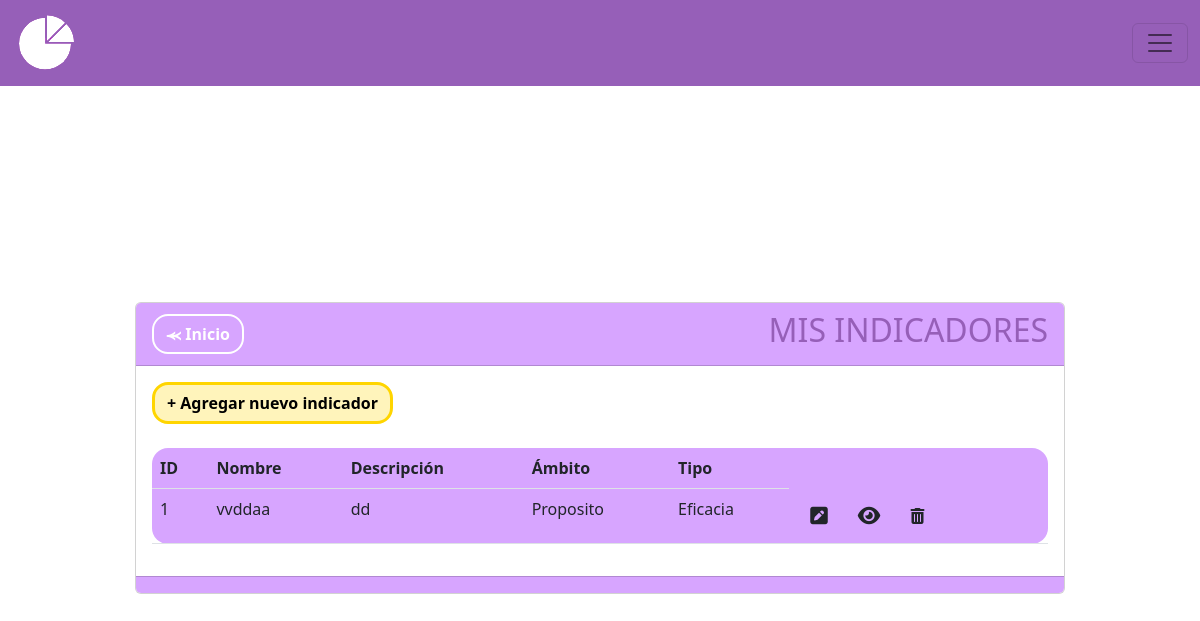
Before: /indicadores with the older database file.
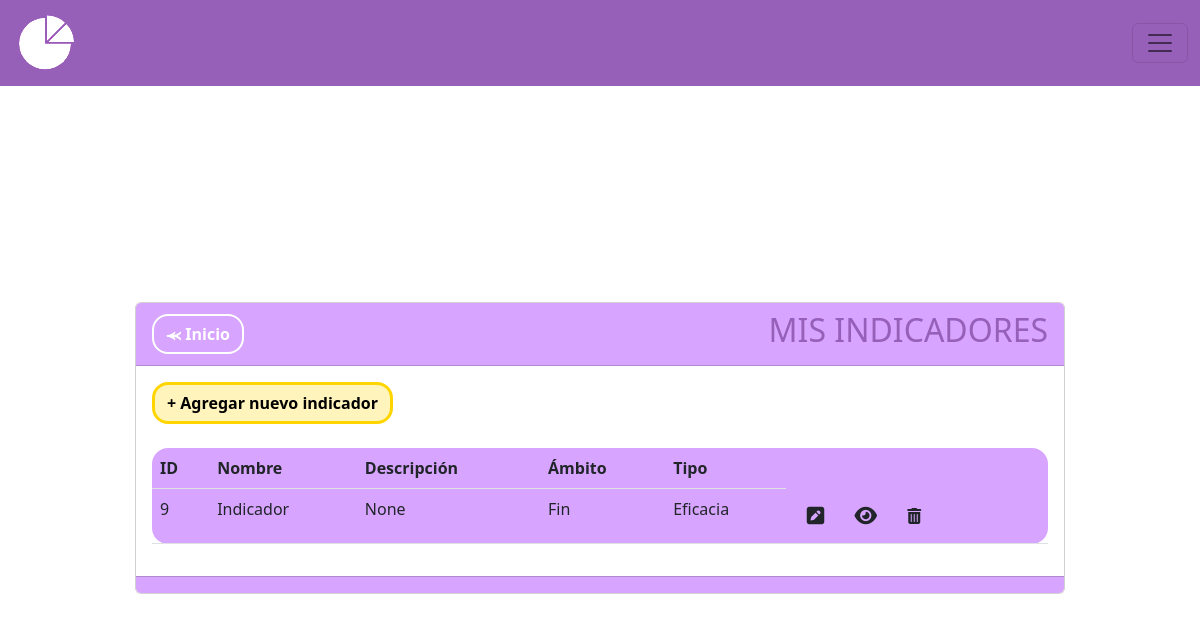
After: the same page with the newer database file.
### MIReApp/models.py (models this page shows, shortened)
class Indicador(models.Model):
    id = models.AutoField(primary_key=True)
    nombre = models.CharField(max_length=100,
                              verbose_name='Nombre',
                              unique= True,
                              validators= [
                                  RegexValidator(regex= r'^[a-zA-Z\s]*$',
                                                 message="El nombre no puede contener caracteres especiales.",
                                                 code='invalid_nombre')
                              ])
    descripcion = models.CharField(max_length=100, verbose_name='Descripción', blank=True, null=True)
    frecuencia = models.CharField(verbose_name='Frecuencia de medición',max_length=10, choices=FRECUENCIAS,default='Anual')
    ambito = models.ForeignKey('Ambito', on_delete=models.CASCADE)
    tipo = models.ForeignKey('Tipo', on_delete=models.CASCADE)
    formula = models.CharField(max_length=20, choices= FORMULAS,verbose_name='Formula', blank=True)
    numerador = models.ForeignKey('Metrica', related_name='Numerador', on_delete=models.CASCADE, blank=True, null=True)
    denominador = models.ForeignKey('Metrica', related_name='Denominador', on_delete=models.CASCADE, blank=True, null=True)
    numerador_periodo = models.ForeignKey('HistorialMetrica', related_name='Instancia_Numerador', on_delete=models.CASCADE, blank=True, null=True)
    denominador_periodo = models.ForeignKey('HistorialMetrica', related_name='Instancia_Denominador', on_delete=models.CASCADE, blank=True, null=True)
    numerador_medida = models.CharField(max_length=100, verbose_name='', blank=True, null=True)
    denominador_medida = models.CharField(max_length=100, verbose_name='', blank=True, null=True)
    numerador_valor = models.PositiveIntegerField(verbose_name='', blank=True, null=True)
    denominador_valor = models.PositiveIntegerField(verbose_name='' , blank=True, null=True)
    resultado = models.CharField(max_length=100, verbose_name='', blank=True, null=True)

class Ambito(models.Model):
    nombre = models.CharField(max_length=15)
    def __str__(self):
        return self.nombre

class Tipo(models.Model):
    nombre = models.CharField(max_length=15)
    ambito = models.ForeignKey(Ambito, on_delete=models.CASCADE)
    def __str__(self):
        return self.nombre

### MIReApp/views.py (the view)
# urls.py: path('indicadores',views.indicadores, name='indicadores'),
def indicadores(request):
    indicadores = Indicador.objects.all()
    return render(request, 'indicadores/indexindicador.html', {'indicador': indicadores})

### MIReApp/templates/indicadores/indexindicador.html (shortened to what this page needs)
{% extends "base.html" %}
{% block contenido %}
<br>
<br>
<br>
<center>
    <link rel="stylesheet" href="https://cdnjs.cloudflare.com/ajax/libs/font-awesome/6.4.2/css/all.min.css">
    <div class="col-md-10 card" style="text-align: left;">
        <div class="card-header" style="background-color: #D7A5FF;">
            <div style="display: flex; justify-content: space-between; align-items: center;">
                <span><a href="{% url 'inicio' %}" class="btn btn-secondary rounded-4 fw-bold" style="background-color: transparent; color:white;border-color: white;border-width: 2px;">⪻ Inicio</a></span>
                <span><h2>MIS INDICADORES</h2></span>
            </div>
        </div>
        <div class="card-body">
            <a name="" id="" class="btn fw-bold rounded-4" href="{% url 'crear_indicador' %}" style="background-color: #fff4bb;color: #000000;border-color: #ffd500;border-width: 3px;">+ Agregar nuevo indicador</a>
            <br>
            <br>
            <div class="table-responsive">
                <table class="table rounded-4" style="background-color: #D7A5FF;">
                    <thead>
                        <tr>
                            <th scope="col">ID</th>
                            <th scope="col">Nombre</th>
                            <th scope="col">Descripción</th>
                            <th scope="col">Ámbito</th>
                            <th scope="col">Tipo</th>
                        </tr>
                    </thead>
                    <tbody>
                        {% for indi in indicador %}
                        <tr class="">
                            <td scope="row">{{ indi.id }}</td>
                            <td>{{ indi.nombre }}</td>
                            <td>{{ indi.descripcion }}</td>
                            <td>{{ indi.ambito }}</td>
                            <td>{{ indi.tipo }}</td>
                            <td>
                                <a name="" id="" class="btn" href="{% url 'editar_indicador' indi.id %}"><i class="fa-solid fa-square-pen fa-lg"></i></a>
                                <a class="btn" href="{% url 'ver_indicador' indi.id %}"><i class="fa-solid fa-eye fa-lg"></i>{{ indicador.titulo }}</a>
                                <a class="btn eliminarIndicador-btn" href="{% url 'eliminar_indicador' indi.id %}" role="button"><i class="fa-solid fa-trash-can"></i></a>
                            </td>
                        </tr>
                        {% endfor %}
                    </tbody>
                </table>
            </div>
        </div>
        <div class="card-footer text-muted" style="background-color: #D7A5FF;">
        </div>
    </div>
</div>
{% endblock %}

### MIReApp/templates/base.html (shortened to what this page needs)
{% load static %}
<!doctype html>
<html lang="en">
<head>
  <link type="text/css" href='{% static "css/base.css" %}' rel="stylesheet"/>
  <link href="https://cdn.jsdelivr.net/npm/bootstrap@5.2.1/dist/css/bootstrap.min.css" rel="stylesheet"
>
</head>
<body>
  <nav class="navbar bg-body-tertiary fixed-top" style="background-color: #965FB8; position: fixed;">
    <div class="container-fluid">
      <a class="nav-item nav-link fw-bold " style="color: #965FB8;" href="{% url 'inicio' %}" aria-current="page">
      <img src="/../static/images/grafiquita.png" class="rounded-3"></a>
      <button class="navbar-toggler" type="button" data-bs-toggle="offcanvas" data-bs-target="#offcanvasNavbar" aria-controls="offcanvasNavbar" aria-label="Toggle navigation" >
        <span class="navbar-toggler-icon"></span>
      </button>
    </div>
    </nav>
    <div class="container">
        <div class="row">
            <div class="col-12">
              <br>
              {% block contenido %} {% endblock %}
            </div>
        </div>
</body>
</html>

### MIReApp/static/css/base.css (style rules this page uses)
html, body { margin: 0; width: 100%; height: 100%; display: flex; justify-content: center; align-items: center; font-family: 'Dosis', sans-serif; font-weight: 300; -webkit-user-select: none; -moz-user-select: none; -ms-user-select: none; user-select: none; }
h2 { color: #965FB8; }
button { color:rgb(255, 255, 255); background-color: #D7A5FF }

Changed rows visible on the page:
removed Indicador: id "1", nombre "vvddaa", descripcion "dd", ambito "Proposito", tipo "Eficacia"
added Indicador: id "9", nombre "Indicador", descripcion "None", ambito "Fin", tipo "Eficacia"
